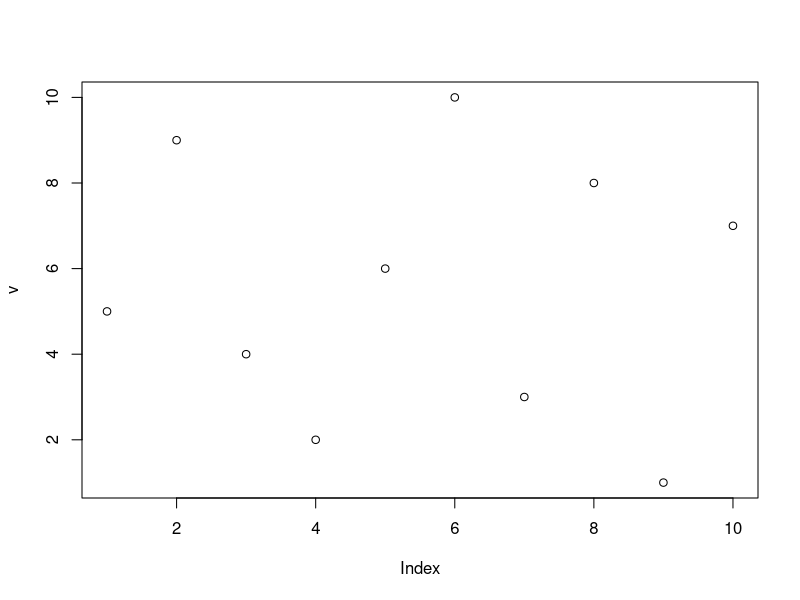
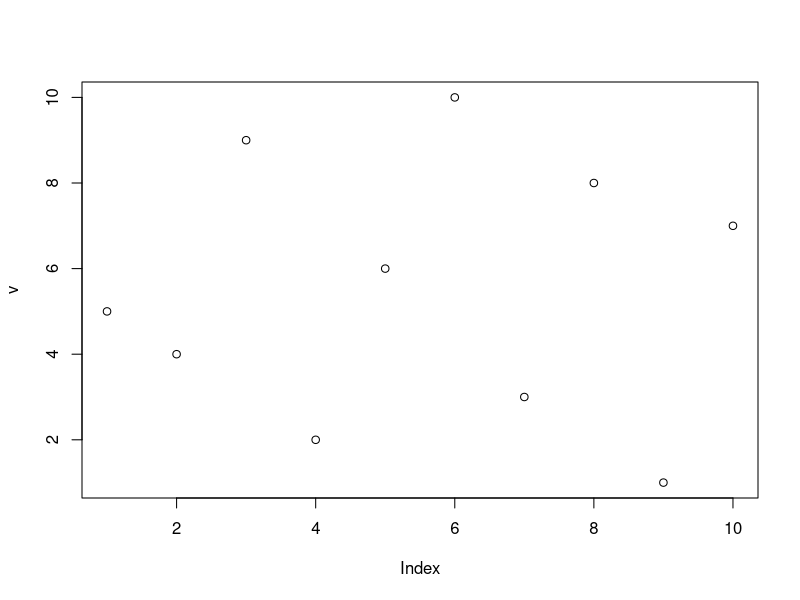
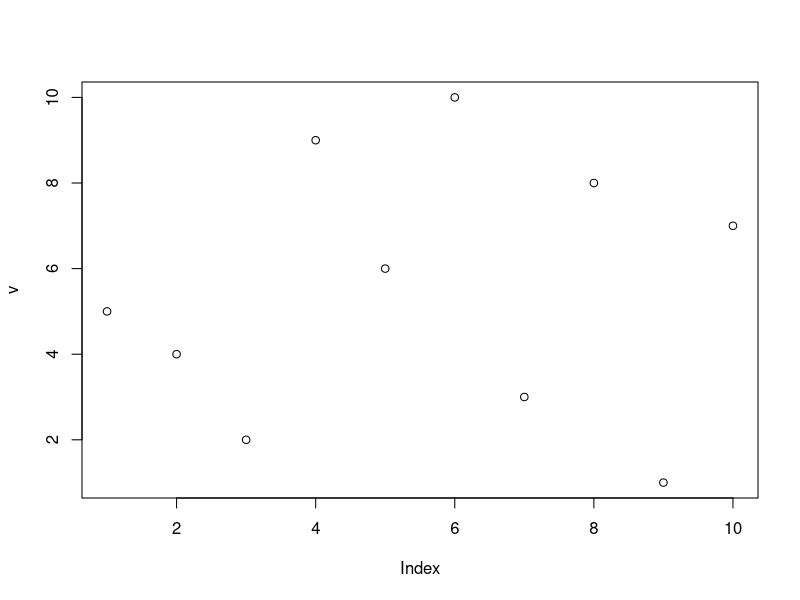
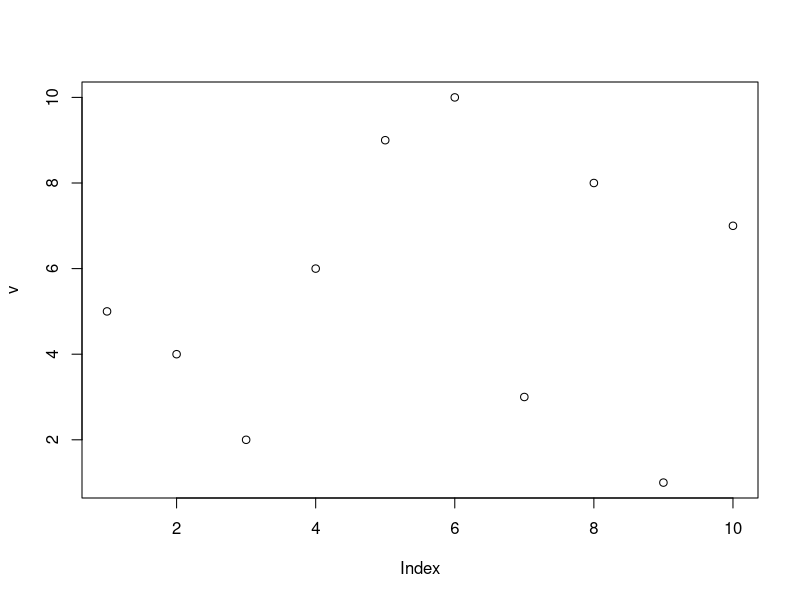
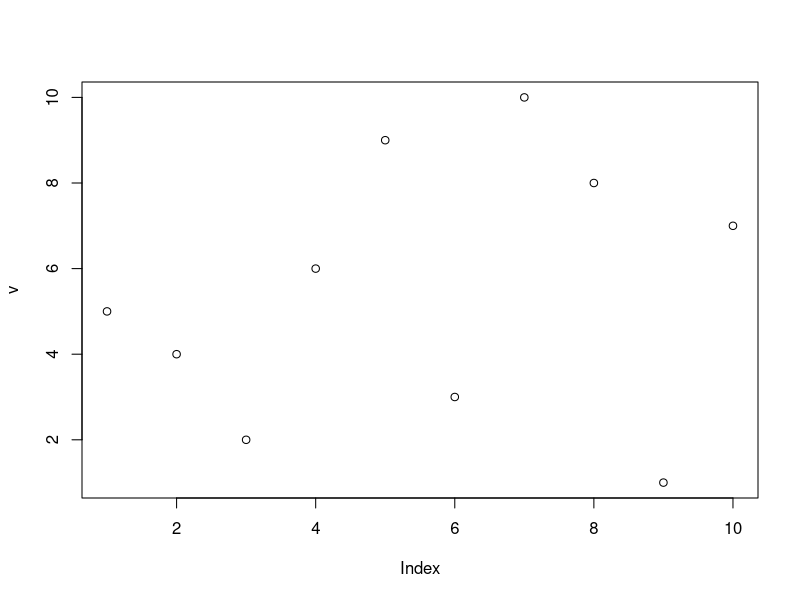
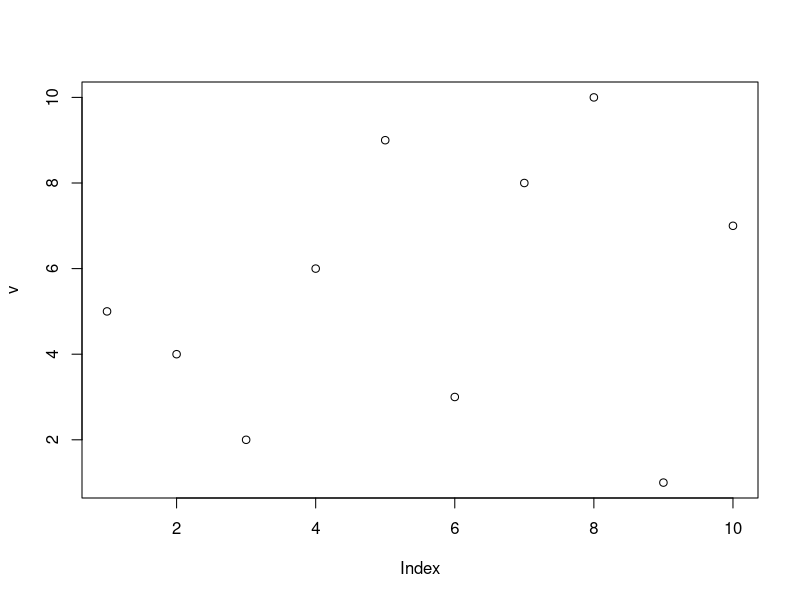
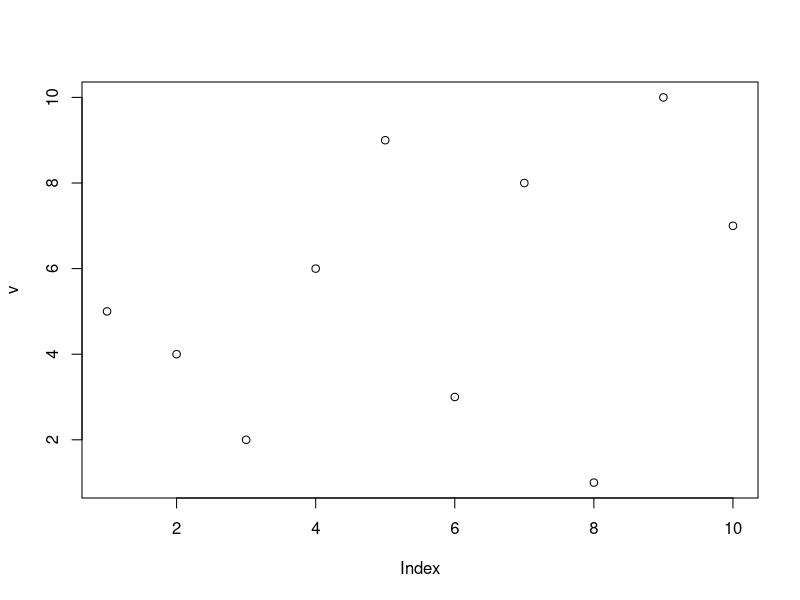
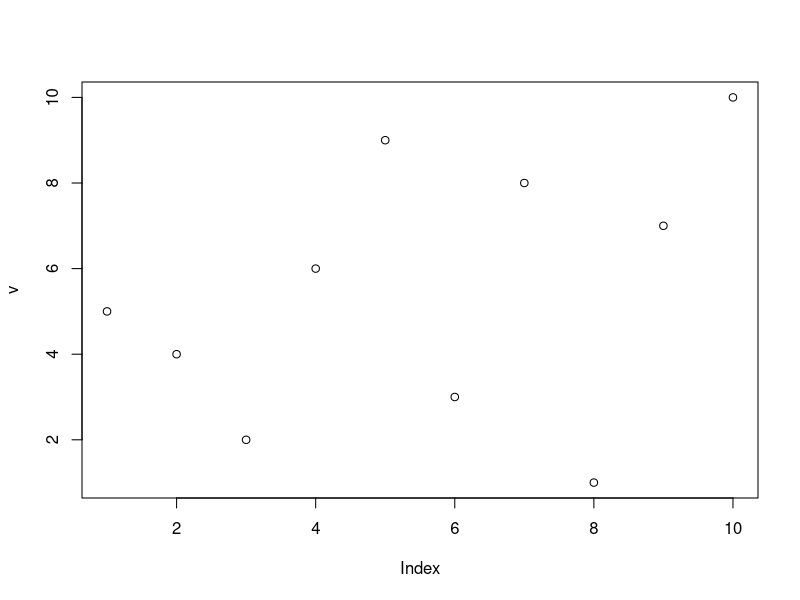

These charts were generated, in order, by the following R code:
# Semana 8
# Q1
# a
OrdenaBolha = function(v){
  if( !is.vector(v))stop("O argumento de entrada precisa ser um vetor.")
  n = length(v)
  for(j in 1:(n-1)){
    for(i in 1:(n-j)){
      if(v[i]>v[i+1]){
        aux     = v[i+1]
        v[i+1]  = v[i]
        v[i]    = aux
      }
    }
  }
  return(v)
}
w = c(1,0,5,8,2,30,4)
w = c(1,0,5)
OrdenaBolha(w)
sort(w)

# b
OrdenaBolhaRec = function(v){
  if( !is.vector(v))stop("O argumento de entrada precisa ser um vetor.")
  n = length(v)
  if(n==1){return(v)}
  for(i in 1:(n-1)){
    if(v[i]>v[i+1]){
      aux     = v[i+1]
      v[i+1]  = v[i]
      v[i]    = aux
    }
  }
  w  = v[-n]
  w0 = OrdenaBolhaRec(w) 
  return(c(w0,v[n]))
}
w = c(1,0,5,8,2,30,4)
w = c(1,0,5)
OrdenaBolhaRec(w)
sort(w)

# c
OrdenaBolha2 = function(v){
  if( !is.vector(v))stop("O argumento de entrada precisa ser um vetor.")
  n = length(v)
  for(j in 1:(n-1)){
    troca = F
    i = 1
    for(i in 1:(n-j)){
      if(v[i]>v[i+1]){
        aux     = v[i+1]
        v[i+1]  = v[i]
        v[i]    = aux
        troca   = T
      }
    }
    if(troca==F){break}
  }
  return(v)
}
w = c(1,0,5,8,2,30,4)
w = c(1,0,2:10)
w = c(1,0,5)
OrdenaBolha2(w)
sort(w)

# d
OrdenaBolhaRec2 = function(v){
  if( !is.vector(v))stop("O argumento de entrada precisa ser um vetor.")
  n = length(v)
  if(n==1){return(v)}
  troca = F
  for(i in 1:(n-1)){
    if(v[i]>v[i+1]){
      aux     = v[i+1]
      v[i+1]  = v[i]
      v[i]    = aux
      troca = T
    }
  }
  if(!troca) return(v)
  w  = v[-n]
  w0 = OrdenaBolhaRec2(w) 
  return(c(w0,v[n]))
}
w = c(1,0,5,8,2,30,4)
w = c(1,0,5)
OrdenaBolhaRec2(w)
sort(w)

# Q2
# a
OrdenaBolha_2 = function(v){
  if( !is.vector(v))stop("O argumento de entrada precisa ser um vetor.")
  n = length(v)
  a = 0
  for(j in 1:(n-1)){
    for(i in 1:(n-j)){
      a = a + 1
      if(v[i]>v[i+1]){
        aux     = v[i+1]
        v[i+1]  = v[i]
        v[i]    = aux
      }
    }
  }
  return(list(v, a))
}
w = c(1,0,5,8,2,30,4)
OrdenaBolha_2(w)
sort(w)
sum(seq(1,length(w)-1,by=1))

# b
OrdenaBolhaRec_2 = function(v){
  if( !is.vector(v))stop("O argumento de entrada precisa ser um vetor.")
  n = length(v)
  if(n==1){return(list(v,0))}
  a = 0
  for(i in 1:(n-1)){
    a = a+1
    if(v[i]>v[i+1]){
      aux     = v[i+1]
      v[i+1]  = v[i]
      v[i]    = aux
    }
  }
  w  = v[-n]
  aux = OrdenaBolhaRec_2(w)
  w0 = aux[[1]]
  a  = a + aux[[2]] 
  return(list(c(w0,v[n]), a))
}
w = c(1,0,5,8,2,30,4)
w = c(1,0,5)
OrdenaBolhaRec_2(w)
sort(w)

# c
OrdenaBolha2_2 = function(v){
  if( !is.vector(v))stop("O argumento de entrada precisa ser um vetor.")
  n = length(v)
  a = 0
  for(j in 1:(n-1)){
    troca = F
    i = 1
    for(i in 1:(n-j)){
      a = a+1
      if(v[i]>v[i+1]){
        aux     = v[i+1]
        v[i+1]  = v[i]
        v[i]    = aux
        troca   = T
      }
    }
    if(troca==F){break}
  }
  return(list(v,a))
}
w = c(1,0,5,8,2,30,4)
w = c(1,0,2:10)
w = c(1,0,5)
OrdenaBolha2_2(w)
sort(w)

# d
OrdenaBolhaRec2_2 = function(v){
  if( !is.vector(v))stop("O argumento de entrada precisa ser um vetor.")
  n = length(v)
  if(n==1){return(list(v,0))}
  troca = F
  a = 0
  for(i in 1:(n-1)){
    a = a+1
    if(v[i]>v[i+1]){
      aux     = v[i+1]
      v[i+1]  = v[i]
      v[i]    = aux
      troca = T
    }
  }
  if(!troca) return(list(v,a))
  w  = v[-n]
  aux = OrdenaBolhaRec2_2(w) 
  w0 = aux[[1]]
  a = a + aux[[2]]
  return(list(c(w0,v[n]), a))
}
w = c(1,0,5,8,2,30,4)
w = c(1,0,5)
OrdenaBolhaRec2_2(w)
sort(w)

# Q3
# a
OrdenaBolha_3 = function(v){
  if( !is.vector(v))stop("O argumento de entrada precisa ser um vetor.")
  n = length(v)
  a = 0
  for(j in 1:(n-1)){
    for(i in 1:(n-j)){
      if(v[i]>v[i+1]){
        aux     = v[i+1]
        v[i+1]  = v[i]
        v[i]    = aux
        a       = a + 1        
      }
    }
  }
  return(list(v, a))
}


# b
OrdenaBolhaRec_3 = function(v){
  if( !is.vector(v))stop("O argumento de entrada precisa ser um vetor.")
  n = length(v)
  if(n==1){return(list(v,0))}
  a = 0
  for(i in 1:(n-1)){
    if(v[i]>v[i+1]){
      a       = a+1
      aux     = v[i+1]
      v[i+1]  = v[i]
      v[i]    = aux
    }
  }
  w  = v[-n]
  aux = OrdenaBolhaRec_3(w)
  w0 = aux[[1]]
  a  = a + aux[[2]] 
  return(list(c(w0,v[n]), a))
}

# c
OrdenaBolha2_3 = function(v){
  if( !is.vector(v))stop("O argumento de entrada precisa ser um vetor.")
  n = length(v)
  a = 0
  for(j in 1:(n-1)){
    troca = F
    i = 1
    for(i in 1:(n-j)){
      if(v[i]>v[i+1]){
        a       = a+1
        aux     = v[i+1]
        v[i+1]  = v[i]
        v[i]    = aux
        troca   = T
      }
    }
    if(troca==F){break}
  }
  return(list(v,a))
}

# d
OrdenaBolhaRec2_3 = function(v){
  if( !is.vector(v))stop("O argumento de entrada precisa ser um vetor.")
  n = length(v)
  if(n==1){return(list(v,0))}
  troca = F
  a = 0
  for(i in 1:(n-1)){
    if(v[i]>v[i+1]){
      a       = a+1
      aux     = v[i+1]
      v[i+1]  = v[i]
      v[i]    = aux
      troca = T
    }
  }
  if(!troca) return(list(v,a))
  w  = v[-n]
  aux = OrdenaBolhaRec2_3(w) 
  w0 = aux[[1]]
  a = a + aux[[2]]
  return(list(c(w0,v[n]), a))
}

OrdenaBolha_3(w)
OrdenaBolha2_3(w)
OrdenaBolhaRec_3(w)
OrdenaBolhaRec2_3(w)

# Q4
v = c(10,9,8,7,6,5,4,3,2,1)
v = c(1,3,5,5,4,0,-1,2,6,-2)
v = c(2,0,4,6,8,10,12,14,16,18,20)
v = c("fabio","ana","pedro","bruno", "bruna", "marco")
c1=OrdenaBolha_2(v)
c2=OrdenaBolha2_2(v)
c3=OrdenaBolhaRec_2(v)
c4=OrdenaBolhaRec2_2(v)
c(c1[[2]], c2[[2]], c3[[2]], c4[[2]])

# Q5
novafuncao = function(v){
  if( !is.vector(v))stop("O argumento de entrada precisa ser um vetor.")
  n = length(v)
  for(j in 1:(n-1)){
    for(i in 1:(n-j)){
      if(v[i]>v[i+1]){
        x11()
        plot(v)
        aux     = v[i+1]
        v[i+1]  = v[i]
        v[i]    = aux
      }
    }
  }
  return(v)
}
v = c(5,9,4,2,6,10,3,8,1,7)
w = novafuncao(v)
plot(w)

# Q6
# a
OrdenaBolhaD = function(v){
  if( !is.vector(v))stop("O argumento de entrada precisa ser um vetor.")
  n = length(v)
  for(j in 1:(n-1)){
    for(i in 1:(n-j)){
      if(v[i]<v[i+1]){
        aux     = v[i+1]
        v[i+1]  = v[i]
        v[i]    = aux
      }
    }
  }
  return(v)
}
w = c(1,0,5,8,2,30,4)
OrdenaBolhaD(w)
sort(w, decreasing =T)

# b
OrdenaBolhaRecD = function(v){
  if( !is.vector(v))stop("O argumento de entrada precisa ser um vetor.")
  n = length(v)
  if(n==1){return(v)}
  for(i in 1:(n-1)){
    if(v[i]<v[i+1]){
      aux     = v[i+1]
      v[i+1]  = v[i]
      v[i]    = aux
    }
  }
  w  = v[-n]
  w0 = OrdenaBolhaRecD(w) 
  return(c(w0,v[n]))
}
OrdenaBolhaRecD(w)
sort(w,decreasing=T)

# c
OrdenaBolhaD2 = function(v){
  if( !is.vector(v))stop("O argumento de entrada precisa ser um vetor.")
  n = length(v)
  for(j in 1:(n-1)){
    troca = F
    i = 1
    for(i in 1:(n-j)){
      if(v[i]<v[i+1]){
        aux     = v[i+1]
        v[i+1]  = v[i]
        v[i]    = aux
        troca   = T
      }
    }
    if(troca==F){break}
  }
  return(v)
}
OrdenaBolhaD2(w)
sort(w, decreasing=T)

# d
OrdenaBolhaRecD2 = function(v){
  if( !is.vector(v))stop("O argumento de entrada precisa ser um vetor.")
  n = length(v)
  if(n==1){return(v)}
  troca = F
  for(i in 1:(n-1)){
    if(v[i]<v[i+1]){
      aux     = v[i+1]
      v[i+1]  = v[i]
      v[i]    = aux
      troca = T
    }
  }
  if(!troca) return(v)
  w  = v[-n]
  w0 = OrdenaBolhaRecD2(w) 
  return(c(w0,v[n]))
}
OrdenaBolhaRecD2(w)
sort(w, decreasing=T)

# Q7
OrdenaRapidoRec = function(v){
  if(!is.vector(v)) stop("o argumento de entrada precisa ser um vetor")
  n = length(v)
  if(n==1)return(v)
  for(i in 2:n){
    j       = n
    achoui  = F
    if(v[1]<v[i]){
      achoui = T
      while(v[1]<v[j]){j=j-1}
      if(i<j){
        aux   = v[j]
        v[j]  = v[i]
        v[i]  = aux
      }else{
        aux   = v[1]
        v[1]  = v[j]
        v[j]  = aux
        break
      }
    }
  }
  if(!achoui){
    aux   = v[1]
    v[1]  = v[n]
    v[n]  = aux
  }
  if(j>1)
  {  
    we  = v[1:(j-1)] 
    weo = OrdenaRapidoRec(we)
    vo  = c(weo, v[j])
  }else{vo = v[j]}
  
  if(j<n)
  {
    wd = v[(j+1):n]
    wdo = OrdenaRapidoRec(wd)
    vo  = c(vo, wdo)
  }
  return(vo)
}
v = c(5,3,6,1,4)
v = c(37,33,48,12,92,25,86,57)
OrdenaRapidoRec(v)
sort(v)

# Q8
OrdenaRapidoRec_c = function(v){
  if(!is.vector(v)) stop("o argumento de entrada precisa ser um vetor")
  n = length(v)
  if(n==1)return(list(v,0))
  comp = 0
  for(i in 2:n){
    j       = n
    achoui  = F
    comp    = comp + 1
    if(v[1]<v[i]){
      achoui  = T
      while(v[1]<v[j]){
        j=j-1; comp = comp + 1; 
      }
      comp=comp+1
      comp  = comp + 1 
      if(i<j){
        aux   = v[j]
        v[j]  = v[i]
        v[i]  = aux
      }else{
        aux   = v[1]
        v[1]  = v[j]
        v[j]  = aux
        break
      }
    }
  }
  if(!achoui){
    aux   = v[1]
    v[1]  = v[n]
    v[n]  = aux
  }
  if(j>1){  
    we    = v[1:(j-1)] 
    aux   = OrdenaRapidoRec_c(we)
    weo   = aux[[1]]
    comp  = comp + aux[[2]]    
    vo    = c(weo, v[j])
  }else{vo = v[j]}
  
  if(j<n){
    wd    = v[(j+1):n]
    aux   = OrdenaRapidoRec_c(wd)
    wdo   = aux[[1]]
    comp  = comp + aux[[2]]    
    vo    = c(vo, wdo)
  }
  return(list(vo,comp))
}
v = c(5,3,6,1,4)
v = c(37,33,48,12,92,25,86,57)
OrdenaRapidoRec_c(v)
sort(v)

# Q9
OrdenaRapidoRec_t = function(v){
  if(!is.vector(v)) stop("o argumento de entrada precisa ser um vetor")
  n = length(v)
  if(n==1)return(list(v,0))
  troca = 0
  for(i in 2:n){
    j       = n
    achoui  = F
    if(v[1]<v[i]){
      achoui  = T
      while(v[1]<v[j]){        j=j-1      }
      if(i<j){
        aux   = v[j]
        v[j]  = v[i]
        v[i]  = aux
        troca = troca + 1
      }else{
        aux   = v[1]
        v[1]  = v[j]
        v[j]  = aux
        troca = troca + 1
        break
      }
    }
  }
  if(!achoui){
    aux   = v[1]
    v[1]  = v[n]
    v[n]  = aux
    troca = troca + 1
  }
  
  if(j>1)
  {  
    we    = v[1:(j-1)] 
    aux   = OrdenaRapidoRec_t(we)
    weo   = aux[[1]]
    troca = troca + aux[[2]]    
    vo    = c(weo, v[j])
  }else{vo = v[j]}
  
  if(j<n)
  {
    wd    = v[(j+1):n]
    aux   = OrdenaRapidoRec_t(wd)
    wdo   = aux[[1]]
    troca = troca + aux[[2]]    
    vo    = c(vo, wdo)
  }
  return(list(vo,troca))
}
v = c(5,3,6,1,4)
v = c(37,33,48,12,92,25,86,57)
OrdenaRapidoRec_t(v)
sort(v)

# Q10
v = c(10,9,8,7,6,5,4,3,2,1)
v = c(1,3,5,5,4,0,-1,2,6,-2)
v = c(2,0,4,6,8,10,12,14,16,18,20)
v = c("fabio","ana","pedro","bruno", "bruna", "marco")
a1=OrdenaRapidoRec_c(v)
a2=OrdenaRapidoRec_t(v)
c(a1[[2]], a2[[2]])

# Q11
OrdenaRapidoRecd = function(v){
  if(!is.vector(v)) stop("o argumento de entrada precisa ser um vetor")
  n = length(v)
  if(n==1)return(v)
  for(i in 2:n){
    j       = n
    achoui  = F
    if(v[1]>v[i]){
      achoui = T
      while(v[1]>v[j]){j=j-1}
      if(i<j){
        aux   = v[j]
        v[j]  = v[i]
        v[i]  = aux
      }else{
        aux   = v[1]
        v[1]  = v[j]
        v[j]  = aux
        break
      }
    }
  }
  if(!achoui){
    aux   = v[1]
    v[1]  = v[n]
    v[n]  = aux
  }
  
  if(j>1)
  {  
    we  = v[1:(j-1)] 
    weo = OrdenaRapidoRecd(we)
    vo  = c(weo, v[j])
  }else{vo = v[j]}
  
  if(j<n)
  {
    wd = v[(j+1):n]
    wdo = OrdenaRapidoRecd(wd)
    vo  = c(vo, wdo)
  }
  return(vo)
}
v = c(5,3,6,1,4)
OrdenaRapidoRecd(v)
sort(v, decreasing=T)
